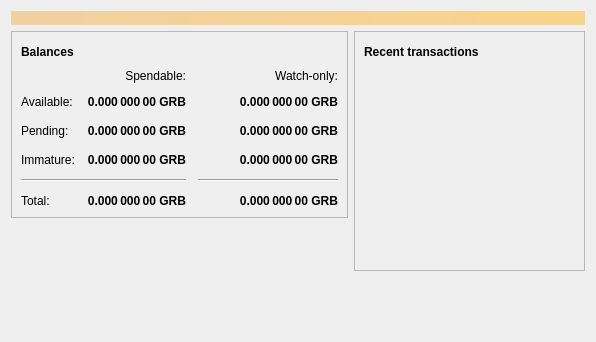
<?xml version="1.0" encoding="UTF-8"?>
<ui version="4.0">
 <class>OverviewPage</class>
 <widget class="QWidget" name="OverviewPage">
  <property name="geometry">
   <rect>
    <x>0</x>
    <y>0</y>
    <width>596</width>
    <height>342</height>
   </rect>
  </property>
  <property name="windowTitle">
   <string>Form</string>
  </property>
  <layout class="QVBoxLayout" name="topLayout">
   <item>
    <widget class="QLabel" name="labelAlerts">
     <property name="visible">
      <bool>false</bool>
     </property>
     <property name="styleSheet">
      <string notr="true">QLabel { background-color: qlineargradient(x1: 0, y1: 0, x2: 1, y2: 0, stop:0 #F0D0A0, stop:1 #F8D488); color:#000000; }</string>
     </property>
     <property name="wordWrap">
      <bool>true</bool>
     </property>
     <property name="margin">
      <number>3</number>
     </property>
     <property name="textInteractionFlags">
      <set>Qt::TextSelectableByMouse</set>
     </property>
    </widget>
   </item>
   <item>
    <layout class="QHBoxLayout" name="horizontalLayout" stretch="1,1">
     <item>
      <layout class="QVBoxLayout" name="verticalLayout_2">
       <item>
        <widget class="QFrame" name="frame">
         <property name="frameShape">
          <enum>QFrame::StyledPanel</enum>
         </property>
         <property name="frameShadow">
          <enum>QFrame::Raised</enum>
         </property>
         <layout class="QVBoxLayout" name="verticalLayout_4">
          <item>
           <layout class="QHBoxLayout" name="horizontalLayout_4">
            <item>
             <widget class="QLabel" name="label_5">
              <property name="font">
               <font>
                <weight>75</weight>
                <bold>true</bold>
               </font>
              </property>
              <property name="text">
               <string>Balances</string>
              </property>
             </widget>
            </item>
            <item>
             <widget class="QPushButton" name="labelWalletStatus">
              <property name="enabled">
               <bool>true</bool>
              </property>
              <property name="maximumSize">
               <size>
                <width>30</width>
                <height>16777215</height>
               </size>
              </property>
              <property name="toolTip">
               <string>The displayed information may be out of date. Your wallet automatically synchronizes with the GrubbCoin network after a connection is established, but this process has not completed yet.</string>
              </property>
              <property name="text">
               <string/>
              </property>
              <property name="icon">
               <iconset resource="../bitcoin.qrc">
                <normaloff>:/icons/warning</normaloff>
                <disabledoff>:/icons/warning</disabledoff>:/icons/warning</iconset>
              </property>
              <property name="iconSize">
               <size>
                <width>24</width>
                <height>24</height>
               </size>
              </property>
              <property name="flat">
               <bool>true</bool>
              </property>
             </widget>
            </item>
            <item>
             <spacer name="horizontalSpacer_3">
              <property name="orientation">
               <enum>Qt::Horizontal</enum>
              </property>
              <property name="sizeHint" stdset="0">
               <size>
                <width>40</width>
                <height>20</height>
               </size>
              </property>
             </spacer>
            </item>
           </layout>
          </item>
          <item>
           <layout class="QGridLayout" name="gridLayout">
            <property name="spacing">
             <number>12</number>
            </property>
            <item row="2" column="2">
             <widget class="QLabel" name="labelWatchPending">
              <property name="font">
               <font>
                <weight>75</weight>
                <bold>true</bold>
               </font>
              </property>
              <property name="cursor">
               <cursorShape>IBeamCursor</cursorShape>
              </property>
              <property name="toolTip">
               <string>Unconfirmed transactions to watch-only addresses</string>
              </property>
              <property name="text">
               <string notr="true">0.000 000 00 GRB</string>
              </property>
              <property name="alignment">
               <set>Qt::AlignRight|Qt::AlignTrailing|Qt::AlignVCenter</set>
              </property>
              <property name="textInteractionFlags">
               <set>Qt::LinksAccessibleByMouse|Qt::TextSelectableByKeyboard|Qt::TextSelectableByMouse</set>
              </property>
             </widget>
            </item>
            <item row="2" column="1">
             <widget class="QLabel" name="labelUnconfirmed">
              <property name="font">
               <font>
                <weight>75</weight>
                <bold>true</bold>
               </font>
              </property>
              <property name="cursor">
               <cursorShape>IBeamCursor</cursorShape>
              </property>
              <property name="toolTip">
               <string>Total of transactions that have yet to be confirmed, and do not yet count toward the spendable balance</string>
              </property>
              <property name="text">
               <string notr="true">0.000 000 00 GRB</string>
              </property>
              <property name="alignment">
               <set>Qt::AlignRight|Qt::AlignTrailing|Qt::AlignVCenter</set>
              </property>
              <property name="textInteractionFlags">
               <set>Qt::LinksAccessibleByMouse|Qt::TextSelectableByKeyboard|Qt::TextSelectableByMouse</set>
              </property>
             </widget>
            </item>
            <item row="3" column="2">
             <widget class="QLabel" name="labelWatchImmature">
              <property name="font">
               <font>
                <weight>75</weight>
                <bold>true</bold>
               </font>
              </property>
              <property name="cursor">
               <cursorShape>IBeamCursor</cursorShape>
              </property>
              <property name="toolTip">
               <string>Mined balance in watch-only addresses that has not yet matured</string>
              </property>
              <property name="text">
               <string notr="true">0.000 000 00 GRB</string>
              </property>
              <property name="alignment">
               <set>Qt::AlignRight|Qt::AlignTrailing|Qt::AlignVCenter</set>
              </property>
              <property name="textInteractionFlags">
               <set>Qt::LinksAccessibleByMouse|Qt::TextSelectableByKeyboard|Qt::TextSelectableByMouse</set>
              </property>
             </widget>
            </item>
            <item row="4" column="0" colspan="2">
             <widget class="Line" name="line">
              <property name="orientation">
               <enum>Qt::Horizontal</enum>
              </property>
             </widget>
            </item>
            <item row="4" column="2">
             <widget class="Line" name="lineWatchBalance">
              <property name="sizePolicy">
               <sizepolicy hsizetype="Preferred" vsizetype="Fixed">
                <horstretch>0</horstretch>
                <verstretch>0</verstretch>
               </sizepolicy>
              </property>
              <property name="minimumSize">
               <size>
                <width>140</width>
                <height>0</height>
               </size>
              </property>
              <property name="orientation">
               <enum>Qt::Horizontal</enum>
              </property>
             </widget>
            </item>
            <item row="5" column="0">
             <widget class="QLabel" name="labelTotalText">
              <property name="text">
               <string>Total:</string>
              </property>
             </widget>
            </item>
            <item row="3" column="1">
             <widget class="QLabel" name="labelImmature">
              <property name="font">
               <font>
                <weight>75</weight>
                <bold>true</bold>
               </font>
              </property>
              <property name="cursor">
               <cursorShape>IBeamCursor</cursorShape>
              </property>
              <property name="toolTip">
               <string>Mined balance that has not yet matured</string>
              </property>
              <property name="text">
               <string notr="true">0.000 000 00 GRB</string>
              </property>
              <property name="alignment">
               <set>Qt::AlignRight|Qt::AlignTrailing|Qt::AlignVCenter</set>
              </property>
              <property name="textInteractionFlags">
               <set>Qt::LinksAccessibleByMouse|Qt::TextSelectableByKeyboard|Qt::TextSelectableByMouse</set>
              </property>
             </widget>
            </item>
            <item row="2" column="3">
             <spacer name="horizontalSpacer_2">
              <property name="orientation">
               <enum>Qt::Horizontal</enum>
              </property>
              <property name="sizeHint" stdset="0">
               <size>
                <width>40</width>
                <height>20</height>
               </size>
              </property>
             </spacer>
            </item>
            <item row="3" column="0">
             <widget class="QLabel" name="labelImmatureText">
              <property name="text">
               <string>Immature:</string>
              </property>
             </widget>
            </item>
            <item row="5" column="1">
             <widget class="QLabel" name="labelTotal">
              <property name="font">
               <font>
                <weight>75</weight>
                <bold>true</bold>
               </font>
              </property>
              <property name="cursor">
               <cursorShape>IBeamCursor</cursorShape>
              </property>
              <property name="toolTip">
               <string>Your current total balance</string>
              </property>
              <property name="text">
               <string notr="true">0.000 000 00 GRB</string>
              </property>
              <property name="alignment">
               <set>Qt::AlignRight|Qt::AlignTrailing|Qt::AlignVCenter</set>
              </property>
              <property name="textInteractionFlags">
               <set>Qt::LinksAccessibleByMouse|Qt::TextSelectableByKeyboard|Qt::TextSelectableByMouse</set>
              </property>
             </widget>
            </item>
            <item row="5" column="2">
             <widget class="QLabel" name="labelWatchTotal">
              <property name="font">
               <font>
                <weight>75</weight>
                <bold>true</bold>
               </font>
              </property>
              <property name="cursor">
               <cursorShape>IBeamCursor</cursorShape>
              </property>
              <property name="toolTip">
               <string>Current total balance in watch-only addresses</string>
              </property>
              <property name="text">
               <string notr="true">0.000 000 00 GRB</string>
              </property>
              <property name="alignment">
               <set>Qt::AlignRight|Qt::AlignTrailing|Qt::AlignVCenter</set>
              </property>
              <property name="textInteractionFlags">
               <set>Qt::LinksAccessibleByMouse|Qt::TextSelectableByKeyboard|Qt::TextSelectableByMouse</set>
              </property>
             </widget>
            </item>
            <item row="0" column="2">
             <widget class="QLabel" name="labelWatchonly">
              <property name="text">
               <string>Watch-only:</string>
              </property>
              <property name="alignment">
               <set>Qt::AlignRight|Qt::AlignTrailing|Qt::AlignVCenter</set>
              </property>
             </widget>
            </item>
            <item row="1" column="0">
             <widget class="QLabel" name="labelBalanceText">
              <property name="text">
               <string>Available:</string>
              </property>
             </widget>
            </item>
            <item row="1" column="1">
             <widget class="QLabel" name="labelBalance">
              <property name="font">
               <font>
                <weight>75</weight>
                <bold>true</bold>
               </font>
              </property>
              <property name="cursor">
               <cursorShape>IBeamCursor</cursorShape>
              </property>
              <property name="toolTip">
               <string>Your current spendable balance</string>
              </property>
              <property name="text">
               <string notr="true">0.000 000 00 GRB</string>
              </property>
              <property name="alignment">
               <set>Qt::AlignRight|Qt::AlignTrailing|Qt::AlignVCenter</set>
              </property>
              <property name="textInteractionFlags">
               <set>Qt::LinksAccessibleByMouse|Qt::TextSelectableByKeyboard|Qt::TextSelectableByMouse</set>
              </property>
             </widget>
            </item>
            <item row="1" column="2">
             <widget class="QLabel" name="labelWatchAvailable">
              <property name="font">
               <font>
                <weight>75</weight>
                <bold>true</bold>
               </font>
              </property>
              <property name="cursor">
               <cursorShape>IBeamCursor</cursorShape>
              </property>
              <property name="toolTip">
               <string>Your current balance in watch-only addresses</string>
              </property>
              <property name="text">
               <string notr="true">0.000 000 00 GRB</string>
              </property>
              <property name="alignment">
               <set>Qt::AlignRight|Qt::AlignTrailing|Qt::AlignVCenter</set>
              </property>
              <property name="textInteractionFlags">
               <set>Qt::LinksAccessibleByMouse|Qt::TextSelectableByKeyboard|Qt::TextSelectableByMouse</set>
              </property>
             </widget>
            </item>
            <item row="2" column="0">
             <widget class="QLabel" name="labelPendingText">
              <property name="text">
               <string>Pending:</string>
              </property>
             </widget>
            </item>
            <item row="0" column="1">
             <widget class="QLabel" name="labelSpendable">
              <property name="text">
               <string>Spendable:</string>
              </property>
              <property name="alignment">
               <set>Qt::AlignRight|Qt::AlignTrailing|Qt::AlignVCenter</set>
              </property>
             </widget>
            </item>
           </layout>
          </item>
         </layout>
        </widget>
       </item>
       <item>
        <spacer name="verticalSpacer">
         <property name="orientation">
          <enum>Qt::Vertical</enum>
         </property>
         <property name="sizeHint" stdset="0">
          <size>
           <width>20</width>
           <height>40</height>
          </size>
         </property>
        </spacer>
       </item>
      </layout>
     </item>
     <item>
      <layout class="QVBoxLayout" name="verticalLayout_3">
       <item>
        <widget class="QFrame" name="frame_2">
         <property name="frameShape">
          <enum>QFrame::StyledPanel</enum>
         </property>
         <property name="frameShadow">
          <enum>QFrame::Raised</enum>
         </property>
         <layout class="QVBoxLayout" name="verticalLayout">
          <item>
           <layout class="QHBoxLayout" name="horizontalLayout_2">
            <item>
             <widget class="QLabel" name="label_4">
              <property name="font">
               <font>
                <weight>75</weight>
                <bold>true</bold>
               </font>
              </property>
              <property name="text">
               <string>Recent transactions</string>
              </property>
             </widget>
            </item>
            <item>
             <widget class="QPushButton" name="labelTransactionsStatus">
              <property name="enabled">
               <bool>true</bool>
              </property>
              <property name="maximumSize">
               <size>
                <width>30</width>
                <height>16777215</height>
               </size>
              </property>
              <property name="toolTip">
               <string>The displayed information may be out of date. Your wallet automatically synchronizes with the GrubbCoin network after a connection is established, but this process has not completed yet.</string>
              </property>
              <property name="text">
               <string/>
              </property>
              <property name="icon">
               <iconset resource="../bitcoin.qrc">
                <normaloff>:/icons/warning</normaloff>
                <disabledoff>:/icons/warning</disabledoff>:/icons/warning</iconset>
              </property>
              <property name="iconSize">
               <size>
                <width>24</width>
                <height>24</height>
               </size>
              </property>
              <property name="flat">
               <bool>true</bool>
              </property>
             </widget>
            </item>
            <item>
             <spacer name="horizontalSpacer">
              <property name="orientation">
               <enum>Qt::Horizontal</enum>
              </property>
              <property name="sizeHint" stdset="0">
               <size>
                <width>40</width>
                <height>20</height>
               </size>
              </property>
             </spacer>
            </item>
           </layout>
          </item>
          <item>
           <widget class="QListView" name="listTransactions">
            <property name="styleSheet">
             <string notr="true">QListView { background: transparent; }</string>
            </property>
            <property name="frameShape">
             <enum>QFrame::NoFrame</enum>
            </property>
            <property name="verticalScrollBarPolicy">
             <enum>Qt::ScrollBarAlwaysOff</enum>
            </property>
            <property name="horizontalScrollBarPolicy">
             <enum>Qt::ScrollBarAlwaysOff</enum>
            </property>
            <property name="selectionMode">
             <enum>QAbstractItemView::NoSelection</enum>
            </property>
           </widget>
          </item>
         </layout>
        </widget>
       </item>
       <item>
        <spacer name="verticalSpacer_2">
         <property name="orientation">
          <enum>Qt::Vertical</enum>
         </property>
         <property name="sizeHint" stdset="0">
          <size>
           <width>20</width>
           <height>40</height>
          </size>
         </property>
        </spacer>
       </item>
      </layout>
     </item>
    </layout>
   </item>
  </layout>
 </widget>
 <resources/>
 <connections/>
</ui>
